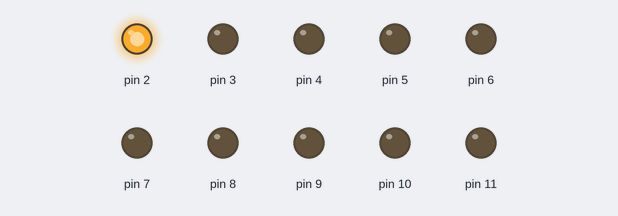
The sketch below on a simulated Arduino Uno, built with avr-gcc and run on an emulated ATmega328P. Parts: output pins drawn as LEDs (lit = HIGH).

Above: at 0.1 s.
At 1.1 s:
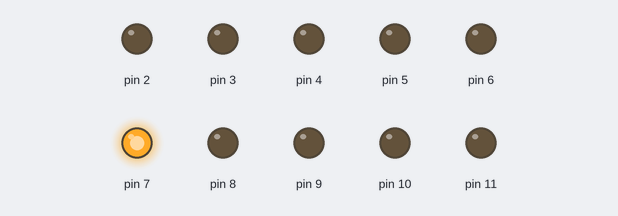
At 2.1 s:
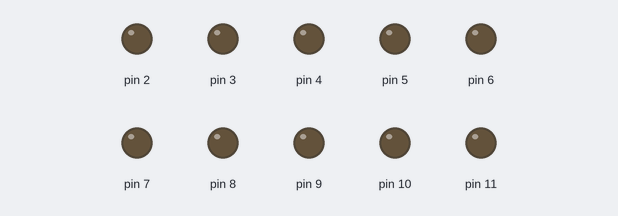
At 4.3 s:
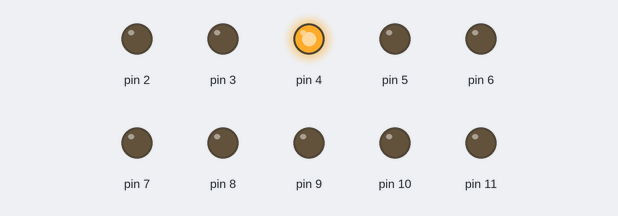
At 6.3 s:
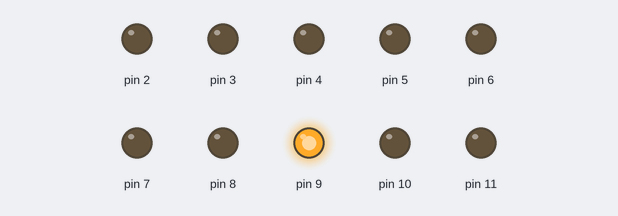
At 8.5 s:
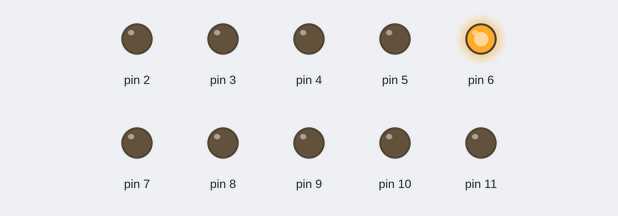
Timing chart, 0 to 8.8 s (numbered marks = the images above):
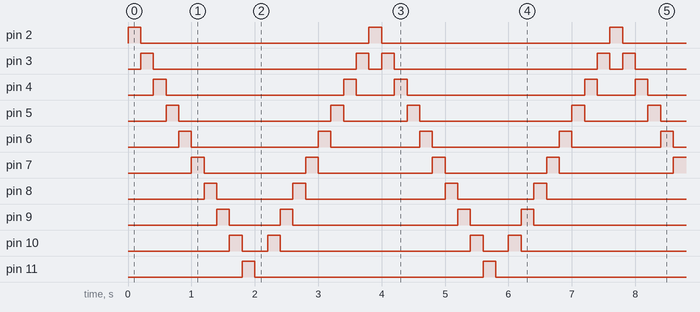

Measured:
- by itself, pin 2, pin 11: alternates HIGH for 0.20 s and LOW for 3.6 s
- by itself, pin 3: repeats every 3.8 s: LOW 3.2 s, HIGH 0.20 s, LOW 0.20 s, HIGH 0.20 s
- by itself, pin 4: repeats every 3.8 s: LOW 2.8 s, HIGH 0.20 s, LOW 0.60 s, HIGH 0.20 s
- by itself, pin 5: repeats every 3.8 s: LOW 2.4 s, HIGH 0.20 s, LOW 1.0 s, HIGH 0.20 s
- by itself, pin 6: repeats every 3.8 s: LOW 2.0 s, HIGH 0.20 s, LOW 1.4 s, HIGH 0.20 s
- by itself, pin 7: alternates HIGH for 0.20 s and LOW for 1.7 s
- by itself, pin 8: repeats every 3.8 s: LOW 1.2 s, HIGH 0.20 s, LOW 2.2 s, HIGH 0.20 s
- by itself, pin 9: repeats every 3.8 s: LOW 0.80 s, HIGH 0.20 s, LOW 2.6 s, HIGH 0.20 s

The sketch:

light_pattern1.ino
```cpp
void setup() {
  // put your setup code here, to run once:
  pinMode(2, OUTPUT);
  pinMode(3, OUTPUT);
  pinMode(4, OUTPUT);
  pinMode(5, OUTPUT);
  pinMode(6, OUTPUT);
  pinMode(7, OUTPUT);
  pinMode(8, OUTPUT);
  pinMode(9, OUTPUT);
  pinMode(10, OUTPUT);
  pinMode(11, OUTPUT);

}

void loop() {
  // put your main code here, to run repeatedly:
  digitalWrite(2, HIGH);
  delay(200);
  digitalWrite(2, LOW);
  digitalWrite(3, HIGH);
  delay(200);
  digitalWrite(3, LOW);
  digitalWrite(4, HIGH);
  delay(200);
  digitalWrite(4, LOW);
  digitalWrite(5, HIGH);
  delay(200);
  digitalWrite(5, LOW);
  digitalWrite(6, HIGH);
  delay(200);
  digitalWrite(6, LOW);
  digitalWrite(7, HIGH);
  delay(200);
  digitalWrite(7, LOW);
  digitalWrite(8, HIGH);
  delay(200);
  digitalWrite(8, LOW);
  digitalWrite(9, HIGH);
  delay(200);
  digitalWrite(9, LOW);
  digitalWrite(10, HIGH);
  delay(200);
  digitalWrite(10, LOW);
  digitalWrite(11, HIGH);
  delay(200);
  digitalWrite(11, LOW);

  delay(200);
  digitalWrite(11, LOW);
  digitalWrite(10, HIGH);
  delay(200);
  digitalWrite(10, LOW);
  digitalWrite(9, HIGH);
  delay(200);
  digitalWrite(9, LOW);
  digitalWrite(8, HIGH);
  delay(200);
  digitalWrite(8, LOW);
  digitalWrite(7, HIGH);
  delay(200);
  digitalWrite(7, LOW);
  digitalWrite(6, HIGH);
  delay(200);
  digitalWrite(6, LOW);
  digitalWrite(5, HIGH);
  delay(200);
  digitalWrite(5, LOW);
  digitalWrite(4, HIGH);
  delay(200);
  digitalWrite(4, LOW);
  digitalWrite(3, HIGH);
  delay(200);
  digitalWrite(3, LOW);

}
```
